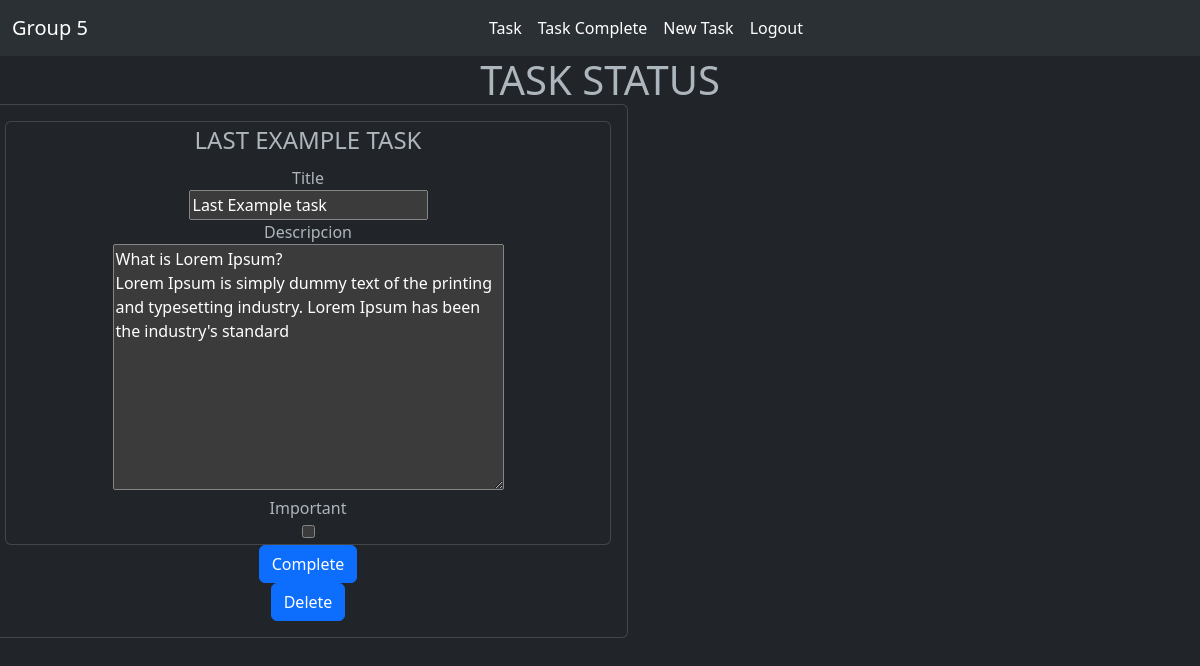
Screenshot of /task/1/ (signed in) with the database file from the repository.
### Login/models.py (models this page shows, shortened)
class Task(models.Model):
    title = models.CharField(max_length=100)
    descripcion = models.TextField(blank=True)
    create = models.DateTimeField(auto_now_add=True)
    datecomplete = models.DateTimeField(null=True, blank=True)
    important = models.BooleanField(default=False)
    user = models.ForeignKey(User, on_delete = models.CASCADE)

### Login/views.py (the view, shortened to what this page needs)
# urls.py: path("task/<int:task_id>/", views.Taskdetails, name='taskdetails'), #Detail specific Task
@login_required
def Taskdetails(requests, task_id):
    if requests.method == "GET":
        task = get_object_or_404(Task, pk = task_id, user = requests.user)
        form = CreateForm(instance=task)
        return render(requests, "taskdetails.html",
            {
            'task': task,
            'form': form
            }
            )

### Login/forms.py
class CreateForm(ModelForm):
    class Meta:
        model = Task
        fields = [
            "title",
            "descripcion",
            "important"
        ]

### Login/templates/taskdetails.html (shortened to what this page needs)
{% extends 'base.html' %}
{% block content %}
<body>
    <h1 class="card-header text-center">
        TASK STATUS
    </h1>
    <form style="width: 40rem; height: 40"  class="card card-body row h-100 card justify-content-center align-items-center" action="/task/newtask/" method="POST">
        <fieldset class="card text-center">
            <legend>{{task.title|upper }}</legend>
            {% for field in form %}
                {% if field.errors %}
                    <div class="control-group error">
                        <label class="control-label">{{ field.label }}</label>
                        <div class="controls">{{ field }}
                            <span class="help-inline">
                                {% for error in  field.errors %}{{ error }}{% endfor %}
                            </span>
                        </div>
                    </div>
                {% else %}
                    <div class="control-group">
                        <label class="control-label">{{ field.label }}</label>
                        <div class="controls">{{ field }}
                        </div>
                    </div>
                {% endif %}
            {% endfor %}
        </fieldset>
            <form action="{% url 'taskdelete' task.id%}" method="POST">
                <a class="text-center" >
                    <button type="submit" class="btn btn-primary" >Complete</button>
                </a>
                <a class="text-center">
                    <button type="submit" class="btn btn-primary" >Delete</button>
                </form>
    </form>
</body>
{% endblock %}

### rows the page displays
Task: title "LAST EXAMPLE TASK", form "Last Example task" "What is Lorem Ipsum? Lorem Ipsum is simply dummy text of the printing and typesetting industry. Lorem Ipsum has been the industry's standard"

### other values shown
{{ field.label }} "Title" "Descripcion" "Important"
